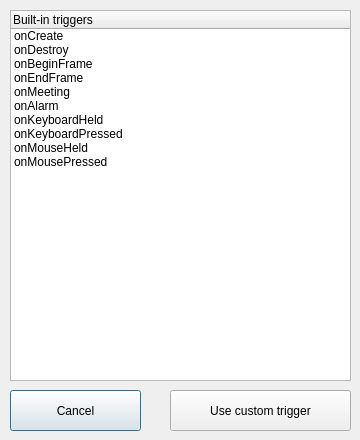
<?xml version="1.0" encoding="UTF-8"?>
<ui version="4.0">
 <class>EventPicker</class>
 <widget class="QDialog" name="EventPicker">
  <property name="geometry">
   <rect>
    <x>0</x>
    <y>0</y>
    <width>360</width>
    <height>440</height>
   </rect>
  </property>
  <property name="minimumSize">
   <size>
    <width>360</width>
    <height>440</height>
   </size>
  </property>
  <property name="maximumSize">
   <size>
    <width>360</width>
    <height>440</height>
   </size>
  </property>
  <property name="windowTitle">
   <string>Choose a trigger for the event</string>
  </property>
  <widget class="QTreeWidget" name="trwEvents">
   <property name="geometry">
    <rect>
     <x>10</x>
     <y>10</y>
     <width>341</width>
     <height>371</height>
    </rect>
   </property>
   <property name="iconSize">
    <size>
     <width>24</width>
     <height>24</height>
    </size>
   </property>
   <property name="rootIsDecorated">
    <bool>false</bool>
   </property>
   <column>
    <property name="text">
     <string>Built-in triggers</string>
    </property>
   </column>
   <item>
    <property name="text">
     <string>onCreate</string>
    </property>
    <property name="icon">
     <iconset resource="resources.qrc">
      <normaloff>:/icons/question</normaloff>:/icons/question</iconset>
    </property>
   </item>
   <item>
    <property name="text">
     <string>onDestroy</string>
    </property>
    <property name="icon">
     <iconset resource="resources.qrc">
      <normaloff>:/icons/question</normaloff>:/icons/question</iconset>
    </property>
   </item>
   <item>
    <property name="text">
     <string>onBeginFrame</string>
    </property>
    <property name="icon">
     <iconset resource="resources.qrc">
      <normaloff>:/icons/question</normaloff>:/icons/question</iconset>
    </property>
   </item>
   <item>
    <property name="text">
     <string>onEndFrame</string>
    </property>
    <property name="icon">
     <iconset resource="resources.qrc">
      <normaloff>:/icons/question</normaloff>:/icons/question</iconset>
    </property>
   </item>
   <item>
    <property name="text">
     <string>onMeeting</string>
    </property>
    <property name="icon">
     <iconset resource="resources.qrc">
      <normaloff>:/icons/question</normaloff>:/icons/question</iconset>
    </property>
   </item>
   <item>
    <property name="text">
     <string>onAlarm</string>
    </property>
    <property name="icon">
     <iconset resource="resources.qrc">
      <normaloff>:/icons/question</normaloff>:/icons/question</iconset>
    </property>
   </item>
   <item>
    <property name="text">
     <string>onKeyboardHeld</string>
    </property>
    <property name="icon">
     <iconset resource="resources.qrc">
      <normaloff>:/icons/question</normaloff>:/icons/question</iconset>
    </property>
   </item>
   <item>
    <property name="text">
     <string>onKeyboardPressed</string>
    </property>
    <property name="icon">
     <iconset resource="resources.qrc">
      <normaloff>:/icons/question</normaloff>:/icons/question</iconset>
    </property>
   </item>
   <item>
    <property name="text">
     <string>onMouseHeld</string>
    </property>
    <property name="icon">
     <iconset resource="resources.qrc">
      <normaloff>:/icons/question</normaloff>:/icons/question</iconset>
    </property>
   </item>
   <item>
    <property name="text">
     <string>onMousePressed</string>
    </property>
    <property name="icon">
     <iconset resource="resources.qrc">
      <normaloff>:/icons/question</normaloff>:/icons/question</iconset>
    </property>
   </item>
  </widget>
  <widget class="QPushButton" name="btnCancel">
   <property name="geometry">
    <rect>
     <x>10</x>
     <y>390</y>
     <width>131</width>
     <height>41</height>
    </rect>
   </property>
   <property name="text">
    <string>Cancel</string>
   </property>
   <property name="icon">
    <iconset resource="resources.qrc">
     <normaloff>:/icons/cancel</normaloff>:/icons/cancel</iconset>
   </property>
   <property name="flat">
    <bool>false</bool>
   </property>
  </widget>
  <widget class="QPushButton" name="btnCustomTrigger">
   <property name="geometry">
    <rect>
     <x>170</x>
     <y>390</y>
     <width>181</width>
     <height>41</height>
    </rect>
   </property>
   <property name="text">
    <string>Use custom trigger</string>
   </property>
   <property name="icon">
    <iconset resource="resources.qrc">
     <normaloff>:/icons/question</normaloff>:/icons/question</iconset>
   </property>
  </widget>
 </widget>
 <resources>
  <include location="resources.qrc"/>
 </resources>
 <connections/>
</ui>
